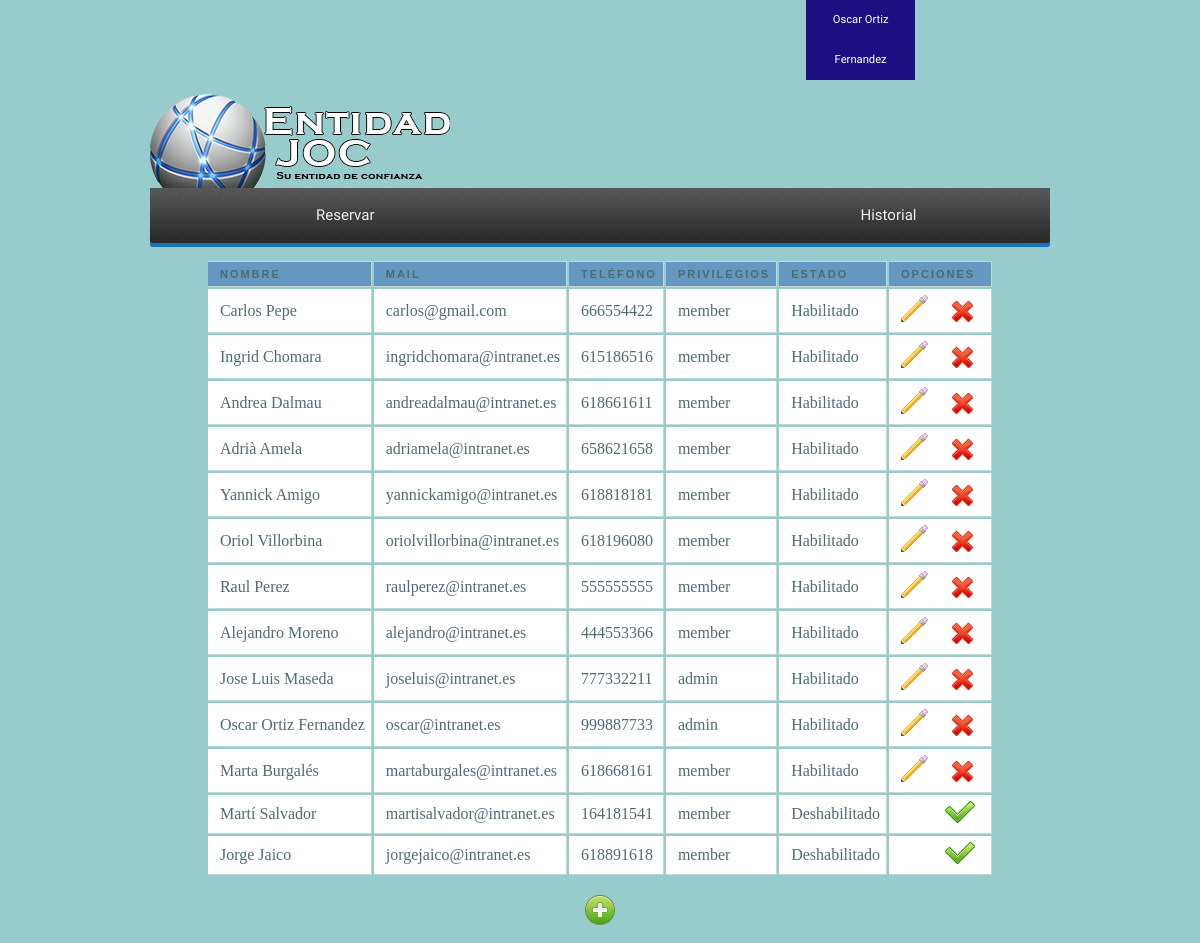
/gestusers.php (signed in), run on the app's committed database.
### tables this page shows
CREATE TABLE IF NOT EXISTS `users` (
  `idUser` int(255) NOT NULL,
  `nomUser` varchar(50) NOT NULL,
  `mail` varchar(30) NOT NULL,
  `telf` int(9) NOT NULL,
  `password` varchar(20) NOT NULL,
  `privilegios` varchar(25) NOT NULL,
  `estado` int(1) NOT NULL DEFAULT '1'
);

### gestusers.php (the view, shortened to what this page needs)
<link rel="stylesheet" href="css/tablareservas.css">
	    <link rel="stylesheet" href="https://maxcdn.bootstrapcdn.com/font-awesome/4.4.0/css/font-awesome.min.css">
<?php
	$con = mysqli_connect('localhost', 'root', '', 'bd_intranet');
	$sql = "SELECT * FROM users ORDER BY estado DESC";
?>
<!DOCTYPE HTML>
<HTML>
	<head>
   		<link rel="stylesheet" href="css/menu.css">
   		<link href="css/paginausuario.css" rel="stylesheet" type="text/css">
   		<link rel="stylesheet" href="css/nav.css">
	</head>
	<body>
	<?php
if(!empty($_SESSION['usuario'])){
	$privilegios=$_SESSION['usuario'];
}else if(!empty($_SESSION['admin'])){
	$privilegios=$_SESSION['admin'];
}
?>
		<div class="header">
			<nav id="menu_gral">
		  		<ul>
			    	<li><a href="#"><?php
			    		echo  $privilegios;
						?></a>
        		<ul>
        		</ul>
    				</li>
			</nav>
			<img src="images/logo_2.png">
		</div>
			<div id='cssmenu'>
				<ul>
   			<li><a href='paginausuario_reservar.php'><span>Reservar</span></a></li>
   			<li><a href='paginausuario_historial.php'><span>Historial</span></a></li>
			</ul>
			</div>
		<div class="contenido">
			<center>
				<?php
					$datos = mysqli_query($con, $sql);
				?>
					<table class="mytable">
						<tr>
							<th>Nombre</th>
							<th>Mail</th>
							<th>Teléfono</th>
							<th>Privilegios</th>
							<th>Estado</th>
							<th>Opciones</th>
						</tr>
				<?php
				while ($prod = mysqli_fetch_array($datos)){
				echo "<tr>";
					echo "<td>$prod[nomUser]</td>";
					echo "<td>"."$prod[mail]"."</td>";
					echo "<td>"."$prod[telf]"."</td>";
					echo "<td>"."$prod[privilegios]"."</td>";
					if ($prod['estado']==1) {
						echo "<td>Habilitado</td>";
					}else{
						echo "<td>Deshabilitado</td>";
					}
					if ($prod['estado']==1) {
					echo "<td>";
					echo "<a href='modificar.php?id=$prod[idUser]'><img src='images/iconos/Pencil_2.png'></a>";
					echo "<a href='deshabilitar.php?id=$prod[idUser]'><img src='images/iconos/Error_Symbol.png'></a>";
					}else{
						echo "<td>";
						echo "<a href='activar.php?id=$prod[idUser]'><img src='images/iconos/Checkmark.png'></a>";
					}
				echo "</td></tr>";
				}
				?>
				</table>
				<br/><a href='insertar.php'><img src='images/iconos/add.png'></a><br/>
			</center>
		</div>
<br/>
	</body>
</HTML>

### css/tablareservas.css (style rules this page uses)
th { font: bold 11px "Trebuchet MS", Verdana, Arial, Helvetica, sans-serif; color: #4f6b72; border-right: 1px solid #C1DAD7; border-bottom: 1px solid #C1DAD7; border-top: 1px solid #C1DAD7; letter-spacing: 2px; text-transform: uppercase; text-align: left; padding: 6px 6px 6px 12px; background: #6498C1 url(images/bg_header.jpg) no-repeat; }
td { border-right: 1px solid #C1DAD7; border-bottom: 1px solid #C1DAD7; background: #fff; padding: 6px 6px 6px 12px; color: #4f6b72; }

### css/menu.css (style rules this page uses)
#cssmenu, #cssmenu ul, #cssmenu ul li, #cssmenu ul li a { margin: 0; padding: 0; border: 0; list-style: none; line-height: 1; display: block; position: relative; font-family: Capriola, Helvetica, sans-serif; }
#cssmenu { width: auto; margin-top:2%; height: 59px; padding-bottom: 4px; }
#cssmenu ul { height: 59px; }
#cssmenu ul li { margin-left: 12.5%; float: left; margin-right: 4px; border-top-left-radius: 3px; border-top-right-radius: 3px; z-index: 5; }
#cssmenu ul li a { padding: 24px 166px 20px 166px; margin-bottom: 4px; border-top-left-radius: 3px; border-top-right-radius: 3px; color: #eeeeee; font-size: 15px; text-decoration: none; }
#cssmenu ul li:first-child, #cssmenu ul li:first-child > a { border-bottom-left-radius: 3px; }

### css/paginausuario.css (style rules this page uses)
body { margin:0px; background:#98CBCB; }
.header { height:160px; background:#98CBCB; border:0px solid #CCC; width:75%; margin:0px auto; }
.contenido { width:75%; margin:0px auto; margin-top: 1%; }

### css/nav.css (style rules this page uses)
#menu_gral { font-family: Capriola; width: 85%; }
#menu_gral ul { list-style-type: none; text-align: right; font-size: 0; }
#menu_gral > ul li { display: inline-block; width: 15%; position: relative; background: #1D0E82; text-align: center; }
#menu_gral li a { text-decoration: none; font-size: .7rem; color: #FFFFFF; display: block; line-height: 2.5rem; }
#menu_gral li ul { position: absolute; width: 0; overflow: hidden; }

### gestusers.php (style rules this page uses)
a { color: blue; }

### data on the page
users: nomUser "Carlos Pepe", mail "carlos@gmail.com", telf "666554422", privilegios "member", estado "Habilitado"
users: nomUser "Ingrid Chomara", mail "ingridchomara@intranet.es", telf "615186516", privilegios "member", estado "Habilitado"
users: nomUser "Andrea Dalmau", mail "andreadalmau@intranet.es", telf "618661611", privilegios "member", estado "Habilitado"
users: nomUser "Adrià Amela", mail "adriamela@intranet.es", telf "658621658", privilegios "member", estado "Habilitado"
users: nomUser "Yannick Amigo", mail "yannickamigo@intranet.es", telf "618818181", privilegios "member", estado "Habilitado"
users: nomUser "Oriol Villorbina", mail "oriolvillorbina@intranet.es", telf "618196080", privilegios "member", estado "Habilitado"
users: nomUser "Raul Perez", mail "raulperez@intranet.es", telf "555555555", privilegios "member", estado "Habilitado"
users: nomUser "Alejandro Moreno", mail "alejandro@intranet.es", telf "444553366", privilegios "member", estado "Habilitado"
users: nomUser "Jose Luis Maseda", mail "joseluis@intranet.es", telf "777332211", privilegios "admin", estado "Habilitado"
users: nomUser "Oscar Ortiz Fernandez", mail "oscar@intranet.es", telf "999887733", privilegios "admin", estado "Habilitado"
users: nomUser "Marta Burgalés", mail "martaburgales@intranet.es", telf "618668161", privilegios "member", estado "Habilitado"
users: nomUser "Martí Salvador", mail "martisalvador@intranet.es", telf "164181541", privilegios "member", estado "Deshabilitado"
users: nomUser "Jorge Jaico", mail "jorgejaico@intranet.es", telf "618891618", privilegios "member", estado "Deshabilitado"

### other printed values
$privilegios "Oscar Ortiz Fernandez"
